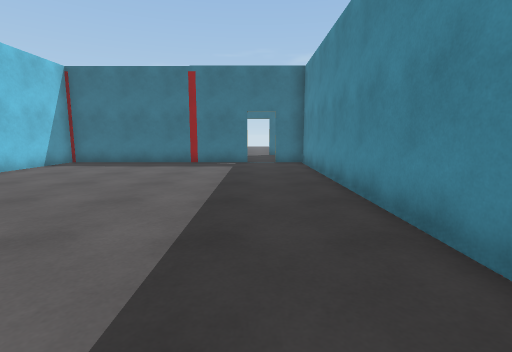
View 1 (above)

24 first-person views from a walk through a Unity game level. The camera is 1.2 m above the floor, tilts 8° down and sees 85° across. The floor is counted in squares, 1 m on a side. Each view is taken from the middle of a square. On the plan, view 1 faces up. The plan holds only what a view shows up to about 13 squares ahead; the rest is blank. The place goes on beyond the plan. Some animated figures are left out. Door leaves are left out, so doorways stand open.

View 2
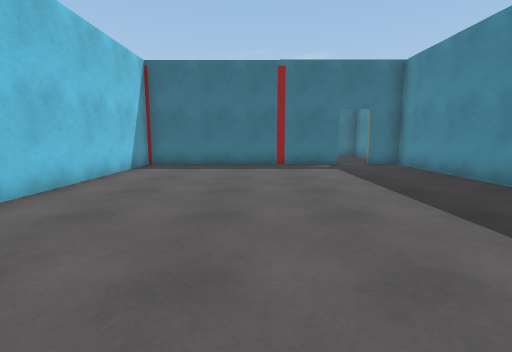

View 3
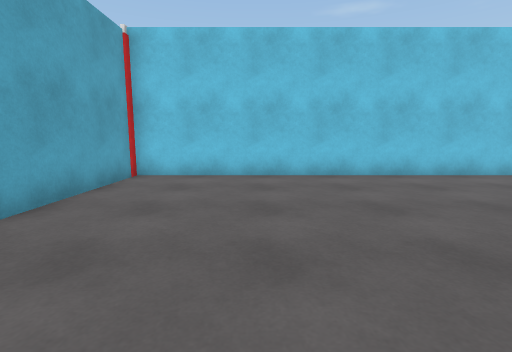

View 4
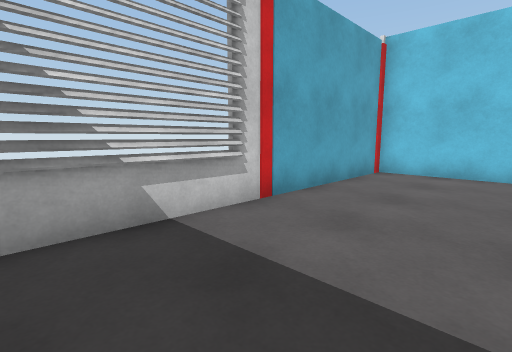

View 5
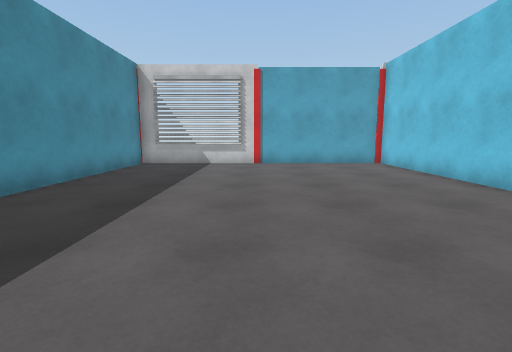

View 6
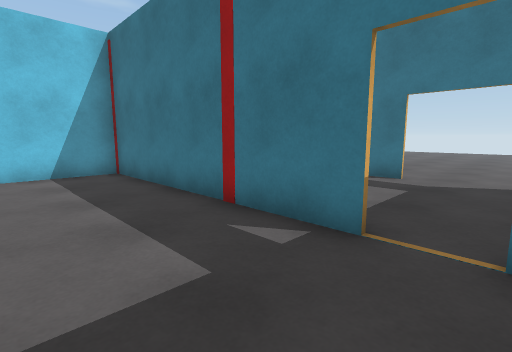

View 7
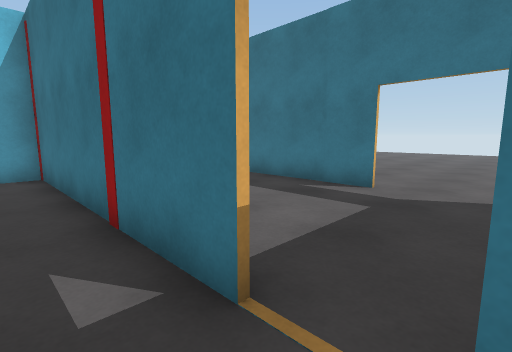

View 8
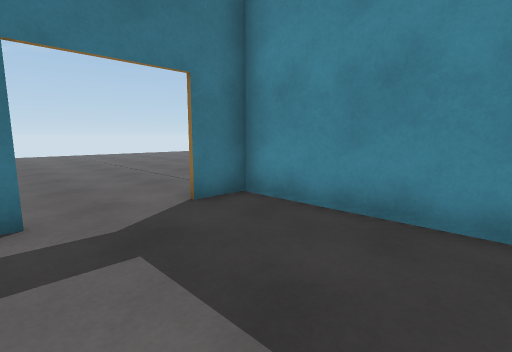

View 9
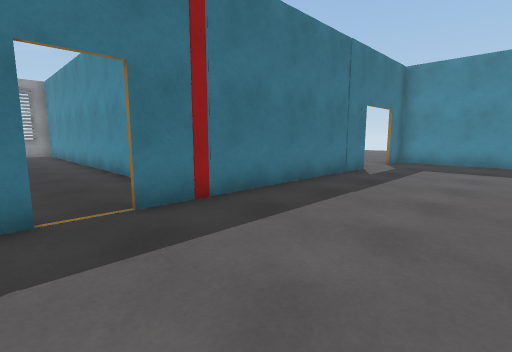

View 10
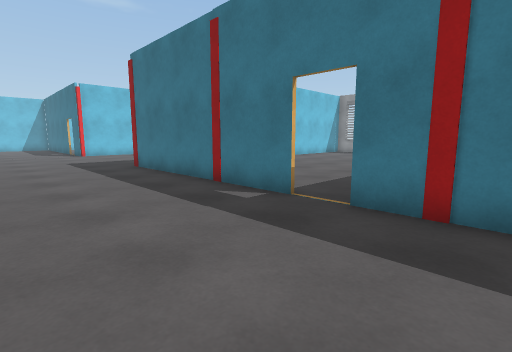

View 11
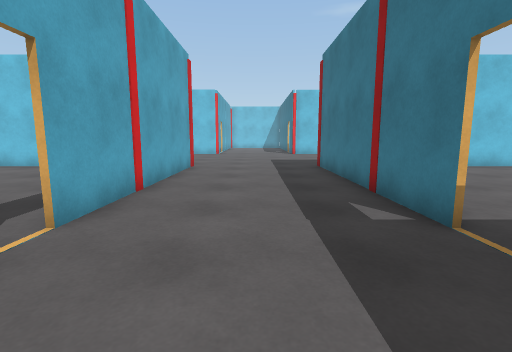

View 12
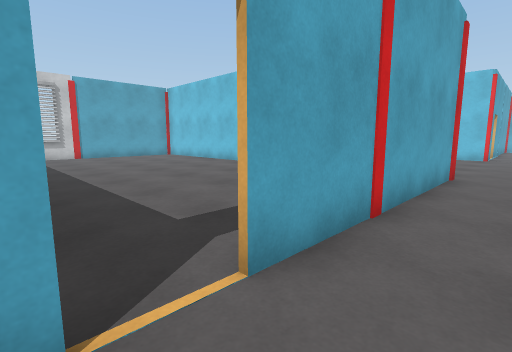

View 13
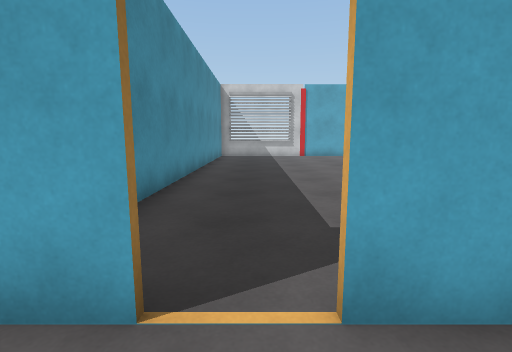

View 14
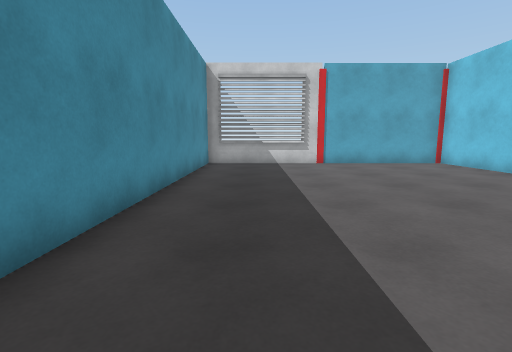

View 15
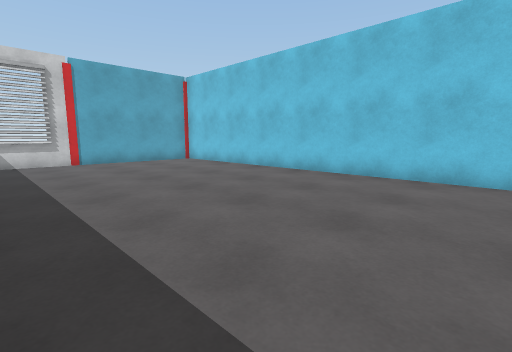

View 16
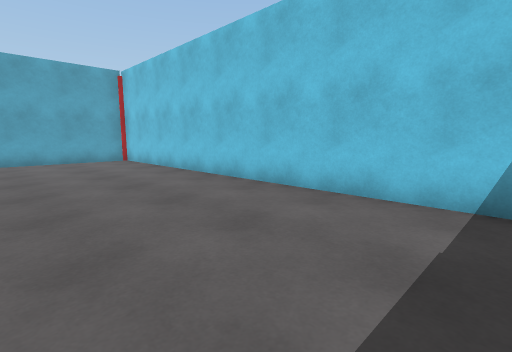

View 17
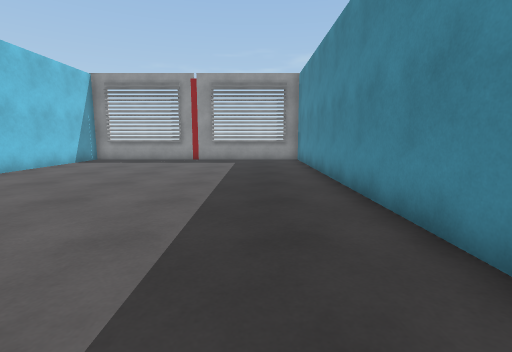

View 18
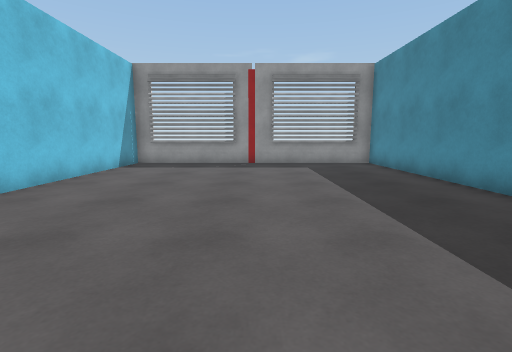

View 19
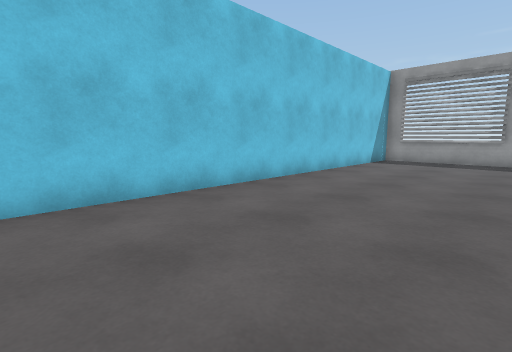

View 20
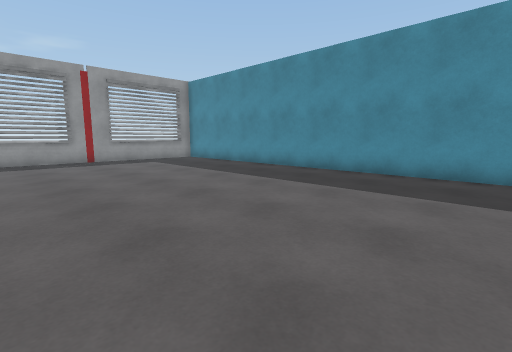

View 21
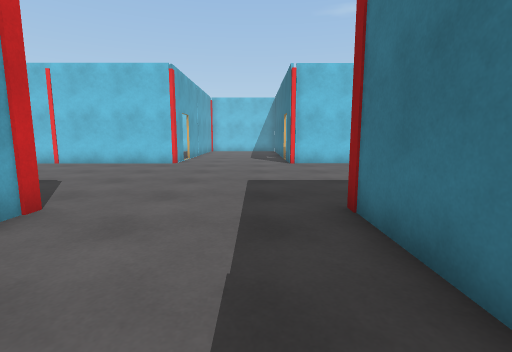

View 22
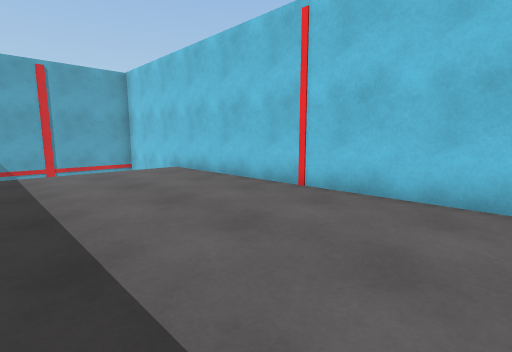

View 23
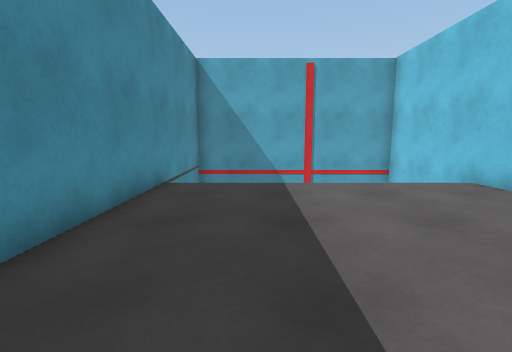

View 24
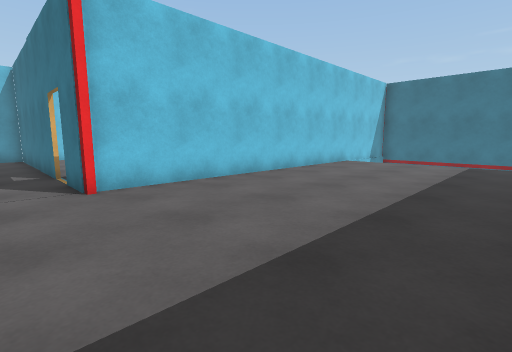

### Floor plan
Ten units are one square. View 1 is at (0, 0); x grows to the right and y downward. Boxes are objects, and circles mark ways between rooms. Rooms are numbered by the first view taken in them; rooms with no view inside come last. Other rooms are left out.
<svg viewBox="-290 -353 317 387">
<path fill="none" stroke="#000" d="M-4 -132 -87 -132 -87 28M-90 28 22 28 22 -132 9 -132M-196 -134 -115 -134M-281 -134 -277 -134 -277 29M-115 -186 -198 -186M-102 -134 -92 -134M-277 -290 -277 -186 -285 -186M-196 25 -196 -65M-16 -186 -102 -186M22 -140 22 -186 9 -186M-194 -119 -194 28 -90 28M-88 29 -88 -100M-88 -202 -88 -348 -194 -348 -194 -201"/>
<circle cx="0" cy="-130" r="3" fill="#2a7"/>
<circle cx="-110" cy="-130" r="3" fill="#2a7"/>
<circle cx="-110" cy="-190" r="3" fill="#2a7"/>
<text x="-40" y="-50">1</text>
<text x="-200" y="-160">2</text>
<text x="-150" y="-50">3</text>
<text x="-150" y="-270">4</text>
</svg>
Room 1 opens to room 2. Room 2 opens to room 3. Room 2 opens to room 4.

Where each view was taken, in squares from view 1:
view 1: 0 up, 0 right, facing up
view 2: 1 up, 4 left, facing up
view 3: 1 up, 0 right, facing left
view 4: 1 up, 1 right, facing down-left
view 5: 10 up, 3 left, facing down
view 6: 10 up, 1 right, facing up-left
view 7: 12 up, 1 right, facing up-left
view 8: 14 up, 2 left, facing up-right
view 9: 14 up, 12 left, facing up-right
view 10: 14 up, 8 left, facing up-left
view 11: 16 up, 8 left, facing left
view 12: 15 up, 10 left, facing down-left
view 13: 15 up, 11 left, facing down
view 14: 10 up, 11 left, facing down
view 15: 11 up, 11 left, facing down-left
view 16: 12 up, 14 left, facing down-left
view 17: 20 up, 11 left, facing up
view 18: 22 up, 14 left, facing up
view 19: 20 up, 14 left, facing up-left
view 20: 20 up, 18 left, facing up-right
view 21: 17 up, 15 left, facing left
view 22: 12 up, 22 left, facing down-left
view 23: 9 up, 22 left, facing down
view 24: 17 up, 21 left, facing up-left
